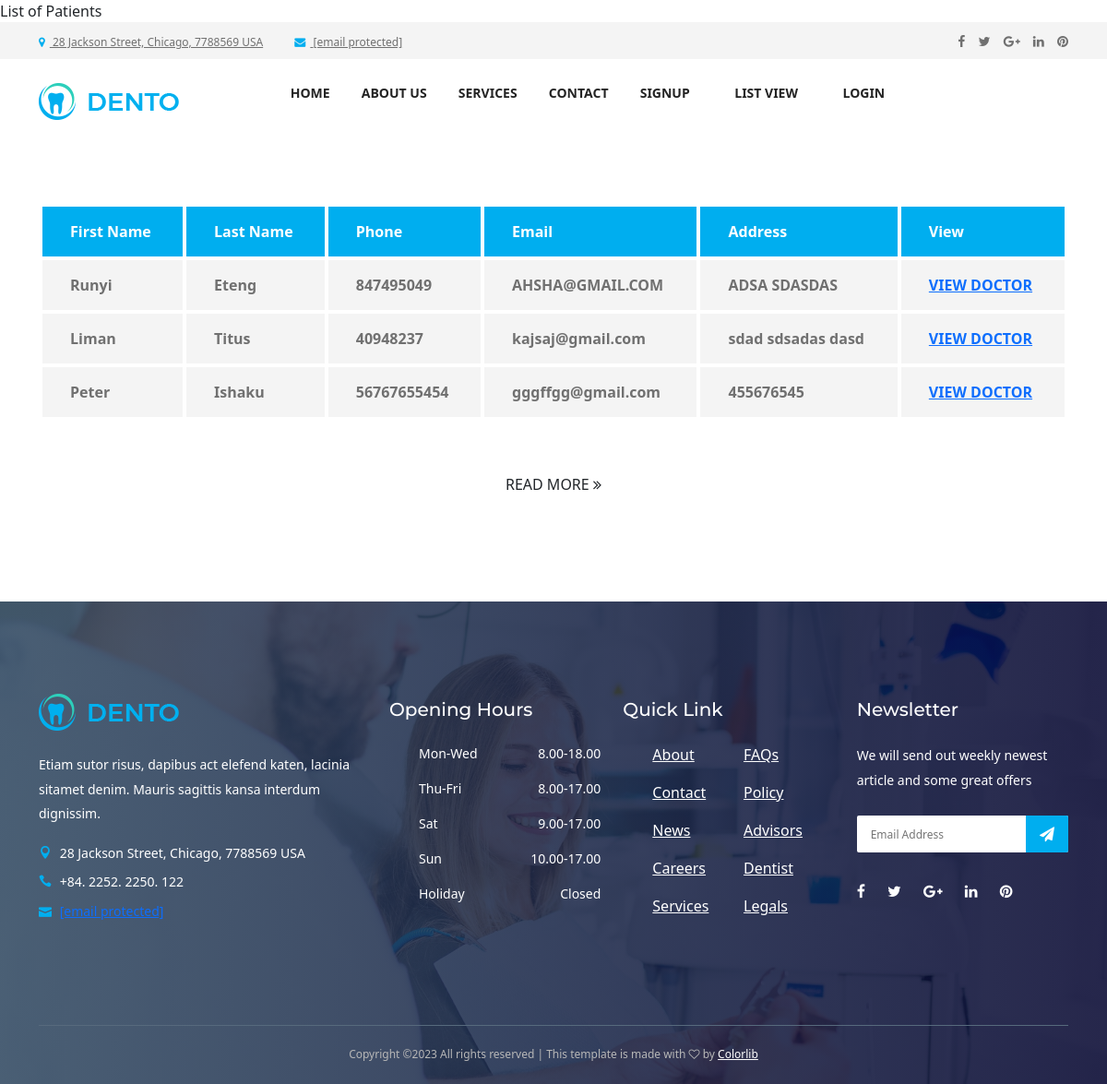
/viewdoctorlist, run on the app's committed database.
### dentist_app/models.py (models this page shows, shortened)
class Doctor (models.Model):
    user = models.OneToOneField(User,on_delete=models.CASCADE,primary_key=True)
    first_name = models.CharField(max_length=100)
    last_name = models.CharField(max_length=100)
    phone = models.CharField(max_length=100)
    email = models.EmailField(max_length=130)
    specialty = models.CharField(choices=SPECIALTY,max_length=200)
    address = models.TextField(max_length=200)

### dentist_app/views.py (the view)
class viewdoctorlist (ListView):
    model = Doctor
    form_class = DoctorSignUpForm
    template_name = 'dentist/ViewDoctorList.html'

### dentist_app/templates/dentist/ViewDoctorList.html (shortened to what this page needs)
{% extends 'dentist/base.html' %}
{% load static %}
{%block content%}
<section class="dento-pricing-table-ar ea mt-50 section-padding-0-100">
    <div class="container">
    <div class="row">
    <div class="col-12">
    <div class="dento-price-table table-responsive">
    <table class="table table-borderless mb-0">
    <thead>
    <tr>
    <th scope="col">First Name</th>
    <th scope="col">Last Name</th>
    <th scope="col">Phone</th>
    <th scope="col">Email</th>
    <th scope="col">Address</th>
    <th scope="col">View</th>
    </tr>
    </thead>
    <tbody>
        {% for doctor in object_list %}
    <tr>
    <ul>
        <li>
    <th scope="row">{{ doctor.first_name }}</th>
    <td>{{ doctor.last_name }}</td>
    <td>{{ doctor.phone }}</td>
    <td>{{ doctor.email }}</td>
    <td>{{ doctor.address}}</td>
    <td><a href="{% url 'doctorview' doctor.pk %}"> VIEW DOCTOR</a></td>
    </li>
    </ul>
    </tr>
    {% endfor %}
    </tbody>
    </table>
    </div>
    </div>
    <div class="col-12">
    <div class="more-btn text-center mt-50">
    <a href="#" class="btn dento-btn">Read More <i class="fa fa-angle-double-right"></i></a>
    </div>
    </div>
    </div>
    </div>
    </section>
    {%endblock%}

### static/dentist/css/style.css (style rules this page uses)
* { margin: 0; padding: 0; }
body { font-family: "Montserrat", sans-serif; font-weight: 400; font-size: 14px; }
a, a:active, a:focus, a:hover { color: #333333; text-decoration: none; -webkit-transition-duration: 500ms; -o-transition-duration: 500ms; transition-duration: 500ms; outline: none; }
li { list-style: none; }
ul { margin: 0; padding: 0; }
ul li { margin: 0; padding: 0; }
.mt-50 { margin-top: 50px; }
.section-padding-0-100 { padding-top: 0; padding-bottom: 100px; }
.dento-btn { position: relative; z-index: 1; min-width: 170px; height: 46px; line-height: 42px; font-size: 14px; font-weight: 600; display: inline-block; padding: 0 20px; text-align: center; text-transform: uppercase; color: #ffffff; border-radius: 2px; background-color: #00aeef; -webkit-transition: all 500ms; -o-transition: all 500ms; transition: all 500ms; border: 2px solid #00aeef; }
.dento-price-table { position: relative; z-index: 1; }
.dento-price-table table thead tr > td, .dento-price-table table thead tr > th { background-color: #00aeef; color: #ffffff; }
.dento-price-table table tr > td, .dento-price-table table tr > th { padding: 15px 30px; border-radius: 3px; border: 4px solid #ffffff; background-color: #f4f4f4; font-weight: 600; color: #707070; }

### static/dentist/css/default-assets/classy-nav.css (style rules this page uses)
body { font-family: "Roboto", sans-serif; }
ul { margin: 0; }
ul li { list-style: none; }

### data on the page
Doctor: first_name "Runyi", last_name "Eteng", phone "847495049", email "AHSHA@GMAIL.COM", address "ADSA SDASDAS"
Doctor: first_name "Liman", last_name "Titus", phone "40948237", email "kajsaj@gmail.com", address "sdad sdsadas dasd"
Doctor: first_name "Peter", last_name "Ishaku", phone "56767655454", email "gggffgg@gmail.com", address "455676545"
